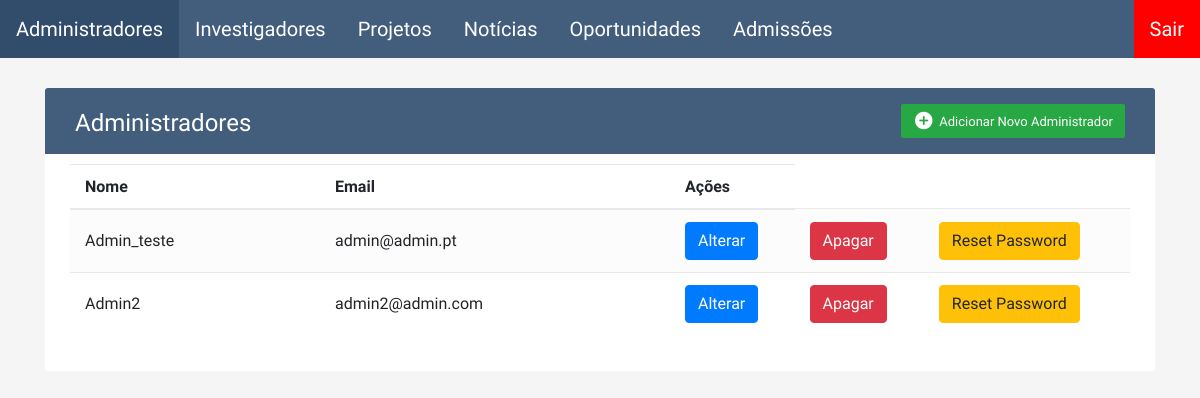
/backoffice/administradores/index.php (signed in), run on the app's committed database.
### tables this page shows
CREATE TABLE `administradores` (
  `id` int(11) NOT NULL,
  `nome` varchar(255) NOT NULL,
  `email` varchar(100) NOT NULL,
  `password` varchar(255) NOT NULL
);

### backoffice/administradores/index.php (the view, shortened to what this page needs)
<?php
require "../config/basedados.php";
$sql = "SELECT id, nome, email FROM administradores ORDER BY nome";
$result = mysqli_query($conn, $sql);
?>
<link rel="stylesheet" href="https://stackpath.bootstrapcdn.com/bootstrap/4.5.0/css/bootstrap.min.css">
<link rel="stylesheet" href="https://maxcdn.bootstrapcdn.com/font-awesome/4.7.0/css/font-awesome.min.css">
<div class="container-xl">
	<div class="table-responsive">
		<div class="table-wrapper">
			<div class="table-title">
				<div class="row">
					<div class="col-sm-6">
						<h2>Administradores</h2>
					</div>
					<div class="col-sm-6">
						<a href="create.php" class="btn btn-success"><i class="material-icons">&#xE147;</i>
							<span>Adicionar Novo Administrador</span></a>
					</div>
				</div>
			</div>
			<table class="table table-striped table-hover">
				<thead>
					<tr>
						<th>Nome</th>
						<th>Email</th>
						<th>Ações</th>
					</tr>
				</thead>
				<tbody>
					<?php
					if (mysqli_num_rows($result) > 0) {
						while ($row = mysqli_fetch_assoc($result)) {
							echo "<tr>";
							echo "<td>" . $row["nome"] . "</td>";
							echo "<td>" . $row["email"] . "</td>";
							echo "<td><a href='edit.php?id=" . $row["id"] . "' class='btn btn-primary'><span>Alterar</span></a></td>";
							echo "<td><a href='remove.php?id=" . $row["id"] . "' class='btn btn-danger'><span>Apagar</span></a></td>";
							echo "<td><a href='resetpassword.php?id=" . $row["id"] . "' class='btn btn-warning'><span>Reset Password</span></a></td>";
							echo "</tr>";
						}
					}
					?>
				</tbody>
			</table>
		</div>
	</div>
</div>

### data on the page
administradores: nome "Admin_teste", email "admin@admin.pt"
administradores: nome "Admin2", email "admin2@admin.com"
